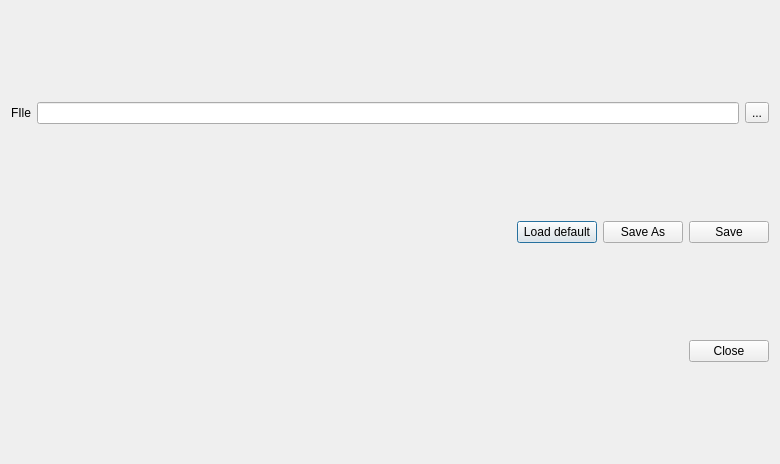
<?xml version="1.0" encoding="UTF-8"?>
<ui version="4.0">
 <class>newFuelFormula_dialog</class>
 <widget class="QDialog" name="newFuelFormula_dialog">
  <property name="windowModality">
   <enum>Qt::WindowModal</enum>
  </property>
  <property name="geometry">
   <rect>
    <x>0</x>
    <y>0</y>
    <width>780</width>
    <height>464</height>
   </rect>
  </property>
  <property name="windowTitle">
   <string>New fuel formula editor</string>
  </property>
  <layout class="QVBoxLayout" name="verticalLayout" stretch="0,0,1,0">
   <item>
    <layout class="QHBoxLayout" name="horizontalLayout_30">
     <item>
      <widget class="QLabel" name="label_28">
       <property name="text">
        <string>FIle</string>
       </property>
      </widget>
     </item>
     <item>
      <widget class="QLineEdit" name="formulaFile_LEdit"/>
     </item>
     <item>
      <widget class="QToolButton" name="selectFunctionFile_TButton">
       <property name="text">
        <string>...</string>
       </property>
      </widget>
     </item>
    </layout>
   </item>
   <item>
    <layout class="QHBoxLayout" name="horizontalLayout_31">
     <item>
      <spacer name="horizontalSpacer_8">
       <property name="orientation">
        <enum>Qt::Horizontal</enum>
       </property>
       <property name="sizeHint" stdset="0">
        <size>
         <width>40</width>
         <height>20</height>
        </size>
       </property>
      </spacer>
     </item>
     <item>
      <widget class="QPushButton" name="loadDefaultFormulaFile_PButton">
       <property name="text">
        <string>Load default</string>
       </property>
      </widget>
     </item>
     <item>
      <widget class="QPushButton" name="saveAsFormulaFile_PButton">
       <property name="text">
        <string>Save As</string>
       </property>
      </widget>
     </item>
     <item>
      <widget class="QPushButton" name="saveFormulaFile_PButton">
       <property name="text">
        <string>Save</string>
       </property>
      </widget>
     </item>
    </layout>
   </item>
   <item>
    <layout class="QVBoxLayout" name="layoutContainer"/>
   </item>
   <item>
    <widget class="QDialogButtonBox" name="buttonBox">
     <property name="orientation">
      <enum>Qt::Horizontal</enum>
     </property>
     <property name="standardButtons">
      <set>QDialogButtonBox::Close</set>
     </property>
    </widget>
   </item>
  </layout>
 </widget>
 <resources/>
 <connections>
  <connection>
   <sender>buttonBox</sender>
   <signal>accepted()</signal>
   <receiver>newFuelFormula_dialog</receiver>
   <slot>accept()</slot>
   <hints>
    <hint type="sourcelabel">
     <x>248</x>
     <y>254</y>
    </hint>
    <hint type="destinationlabel">
     <x>157</x>
     <y>274</y>
    </hint>
   </hints>
  </connection>
  <connection>
   <sender>buttonBox</sender>
   <signal>rejected()</signal>
   <receiver>newFuelFormula_dialog</receiver>
   <slot>reject()</slot>
   <hints>
    <hint type="sourcelabel">
     <x>316</x>
     <y>260</y>
    </hint>
    <hint type="destinationlabel">
     <x>286</x>
     <y>274</y>
    </hint>
   </hints>
  </connection>
 </connections>
</ui>
